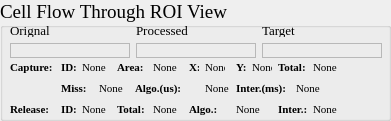
  <widget class="QGroupBox" name="grp_captureROIView">
   <property name="geometry">
    <rect>
     <x>310</x>
     <y>870</y>
     <width>391</width>
     <height>121</height>
    </rect>
   </property>
   <property name="minimumSize">
    <size>
     <width>222</width>
     <height>80</height>
    </size>
   </property>
   <property name="maximumSize">
    <size>
     <width>700</width>
     <height>666</height>
    </size>
   </property>
   <property name="font">
    <font>
     <family>Times New Roman</family>
     <pointsize>14</pointsize>
    </font>
   </property>
   <property name="title">
    <string>Cell Flow Through ROI View</string>
   </property>
   <widget class="QWidget" name="layoutWidget">
    <property name="geometry">
     <rect>
      <x>10</x>
      <y>23</y>
      <width>374</width>
      <height>37</height>
     </rect>
    </property>
    <layout class="QGridLayout" name="gridLayout_11">
     <item row="0" column="0">
      <widget class="QLabel" name="lb_FPSshow_2">
       <property name="minimumSize">
        <size>
         <width>50</width>
         <height>14</height>
        </size>
       </property>
       <property name="maximumSize">
        <size>
         <width>50</width>
         <height>14</height>
        </size>
       </property>
       <property name="font">
        <font>
         <family>Times New Roman</family>
         <pointsize>10</pointsize>
         <weight>50</weight>
         <bold>false</bold>
        </font>
       </property>
       <property name="text">
        <string>Orignal</string>
       </property>
      </widget>
     </item>
     <item row="0" column="1">
      <widget class="QLabel" name="lb_FPSshow_4">
       <property name="minimumSize">
        <size>
         <width>70</width>
         <height>14</height>
        </size>
       </property>
       <property name="maximumSize">
        <size>
         <width>70</width>
         <height>14</height>
        </size>
       </property>
       <property name="font">
        <font>
         <family>Times New Roman</family>
         <pointsize>10</pointsize>
         <weight>50</weight>
         <bold>false</bold>
        </font>
       </property>
       <property name="text">
        <string>Processed</string>
       </property>
      </widget>
     </item>
     <item row="0" column="2">
      <widget class="QLabel" name="lb_FPSshow_5">
       <property name="minimumSize">
        <size>
         <width>70</width>
         <height>14</height>
        </size>
       </property>
       <property name="maximumSize">
        <size>
         <width>70</width>
         <height>14</height>
        </size>
       </property>
       <property name="font">
        <font>
         <family>Times New Roman</family>
         <pointsize>10</pointsize>
         <weight>50</weight>
         <bold>false</bold>
        </font>
       </property>
       <property name="text">
        <string>Target</string>
       </property>
      </widget>
     </item>
     <item row="1" column="0">
      <widget class="QLabel" name="lb_cellFlowThroughROIView_original">
       <property name="minimumSize">
        <size>
         <width>120</width>
         <height>15</height>
        </size>
       </property>
       <property name="maximumSize">
        <size>
         <width>120</width>
         <height>15</height>
        </size>
       </property>
       <property name="font">
        <font>
         <family>Times New Roman</family>
         <pointsize>14</pointsize>
         <weight>50</weight>
         <bold>false</bold>
        </font>
       </property>
       <property name="frameShape">
        <enum>QFrame::StyledPanel</enum>
       </property>
       <property name="text">
        <string/>
       </property>
      </widget>
     </item>
     <item row="1" column="1">
      <widget class="QLabel" name="lb_cellFlowThroughROIView_processed">
       <property name="minimumSize">
        <size>
         <width>120</width>
         <height>15</height>
        </size>
       </property>
       <property name="maximumSize">
        <size>
         <width>120</width>
         <height>15</height>
        </size>
       </property>
       <property name="font">
        <font>
         <family>Times New Roman</family>
         <pointsize>14</pointsize>
         <weight>50</weight>
         <bold>false</bold>
        </font>
       </property>
       <property name="frameShape">
        <enum>QFrame::StyledPanel</enum>
       </property>
       <property name="text">
        <string/>
       </property>
      </widget>
     </item>
     <item row="1" column="2">
      <widget class="QLabel" name="lb_cellFlowThroughROIView_target">
       <property name="minimumSize">
        <size>
         <width>120</width>
         <height>15</height>
        </size>
       </property>
       <property name="maximumSize">
        <size>
         <width>120</width>
         <height>15</height>
        </size>
       </property>
       <property name="font">
        <font>
         <family>Times New Roman</family>
         <pointsize>14</pointsize>
         <weight>50</weight>
         <bold>false</bold>
        </font>
       </property>
       <property name="frameShape">
        <enum>QFrame::StyledPanel</enum>
       </property>
       <property name="text">
        <string/>
       </property>
      </widget>
     </item>
    </layout>
   </widget>
   <widget class="QWidget" name="layoutWidget">
    <property name="geometry">
     <rect>
      <x>10</x>
      <y>60</y>
      <width>333</width>
      <height>59</height>
     </rect>
    </property>
    <layout class="QGridLayout" name="gridLayout_9">
     <item row="0" column="0">
      <widget class="QLabel" name="lb_cameraState_54">
       <property name="minimumSize">
        <size>
         <width>45</width>
         <height>15</height>
        </size>
       </property>
       <property name="maximumSize">
        <size>
         <width>45</width>
         <height>15</height>
        </size>
       </property>
       <property name="font">
        <font>
         <family>Times New Roman</family>
         <pointsize>8</pointsize>
         <weight>75</weight>
         <bold>true</bold>
        </font>
       </property>
       <property name="text">
        <string>Capture:</string>
       </property>
      </widget>
     </item>
     <item row="0" column="1">
      <widget class="QLabel" name="lb_cameraState_52">
       <property name="minimumSize">
        <size>
         <width>15</width>
         <height>15</height>
        </size>
       </property>
       <property name="maximumSize">
        <size>
         <width>15</width>
         <height>15</height>
        </size>
       </property>
       <property name="font">
        <font>
         <family>Times New Roman</family>
         <pointsize>8</pointsize>
         <weight>75</weight>
         <bold>true</bold>
        </font>
       </property>
       <property name="text">
        <string>ID:</string>
       </property>
      </widget>
     </item>
     <item row="0" column="2" colspan="2">
      <widget class="QLabel" name="lb_captureCell_id">
       <property name="minimumSize">
        <size>
         <width>25</width>
         <height>15</height>
        </size>
       </property>
       <property name="maximumSize">
        <size>
         <width>25</width>
         <height>15</height>
        </size>
       </property>
       <property name="font">
        <font>
         <family>Times New Roman</family>
         <pointsize>8</pointsize>
         <weight>50</weight>
         <bold>false</bold>
        </font>
       </property>
       <property name="text">
        <string>None</string>
       </property>
      </widget>
     </item>
     <item row="0" column="4" colspan="2">
      <widget class="QLabel" name="lb_cameraState_33">
       <property name="minimumSize">
        <size>
         <width>27</width>
         <height>15</height>
        </size>
       </property>
       <property name="maximumSize">
        <size>
         <width>27</width>
         <height>15</height>
        </size>
       </property>
       <property name="font">
        <font>
         <family>Times New Roman</family>
         <pointsize>8</pointsize>
         <weight>75</weight>
         <bold>true</bold>
        </font>
       </property>
       <property name="text">
        <string>Area:</string>
       </property>
      </widget>
     </item>
     <item row="0" column="6">
      <widget class="QLabel" name="lb_captureCellArea">
       <property name="minimumSize">
        <size>
         <width>25</width>
         <height>15</height>
        </size>
       </property>
       <property name="maximumSize">
        <size>
         <width>25</width>
         <height>15</height>
        </size>
       </property>
       <property name="font">
        <font>
         <family>Times New Roman</family>
         <pointsize>8</pointsize>
         <weight>50</weight>
         <bold>false</bold>
        </font>
       </property>
       <property name="text">
        <string>None</string>
       </property>
      </widget>
     </item>
     <item row="0" column="7">
      <widget class="QLabel" name="lb_cameraState_34">
       <property name="minimumSize">
        <size>
         <width>10</width>
         <height>15</height>
        </size>
       </property>
       <property name="maximumSize">
        <size>
         <width>10</width>
         <height>15</height>
        </size>
       </property>
       <property name="font">
        <font>
         <family>Times New Roman</family>
         <pointsize>8</pointsize>
         <weight>75</weight>
         <bold>true</bold>
        </font>
       </property>
       <property name="text">
        <string>X:</string>
       </property>
      </widget>
     </item>
     <item row="0" column="8">
      <widget class="QLabel" name="lb_captureCell_X">
       <property name="minimumSize">
        <size>
         <width>20</width>
         <height>15</height>
        </size>
       </property>
       <property name="maximumSize">
        <size>
         <width>20</width>
         <height>15</height>
        </size>
       </property>
       <property name="font">
        <font>
         <family>Times New Roman</family>
         <pointsize>8</pointsize>
         <weight>50</weight>
         <bold>false</bold>
        </font>
       </property>
       <property name="text">
        <string>None</string>
       </property>
      </widget>
     </item>
     <item row="0" column="9">
      <widget class="QLabel" name="lb_cameraState_50">
       <property name="minimumSize">
        <size>
         <width>10</width>
         <height>15</height>
        </size>
       </property>
       <property name="maximumSize">
        <size>
         <width>10</width>
         <height>15</height>
        </size>
       </property>
       <property name="font">
        <font>
         <family>Times New Roman</family>
         <pointsize>8</pointsize>
         <weight>75</weight>
         <bold>true</bold>
        </font>
       </property>
       <property name="text">
        <string>Y:</string>
       </property>
      </widget>
     </item>
     <item row="0" column="10">
      <widget class="QLabel" name="lb_captureCell_Y">
       <property name="minimumSize">
        <size>
         <width>20</width>
         <height>15</height>
        </size>
       </property>
       <property name="maximumSize">
        <size>
         <width>20</width>
         <height>15</height>
        </size>
       </property>
       <property name="font">
        <font>
         <family>Times New Roman</family>
         <pointsize>8</pointsize>
         <weight>50</weight>
         <bold>false</bold>
        </font>
       </property>
       <property name="text">
        <string>None</string>
       </property>
      </widget>
     </item>
     <item row="0" column="11" colspan="2">
      <widget class="QLabel" name="lb_cameraState_51">
       <property name="minimumSize">
        <size>
         <width>27</width>
         <height>15</height>
        </size>
       </property>
       <property name="maximumSize">
        <size>
         <width>27</width>
         <height>15</height>
        </size>
       </property>
       <property name="font">
        <font>
         <family>Times New Roman</family>
         <pointsize>8</pointsize>
         <weight>75</weight>
         <bold>true</bold>
        </font>
       </property>
       <property name="text">
        <string>Total:</string>
       </property>
      </widget>
     </item>
     <item row="0" column="13">
      <widget class="QLabel" name="lb_captureCell_total">
       <property name="minimumSize">
        <size>
         <width>30</width>
         <height>15</height>
        </size>
       </property>
       <property name="maximumSize">
        <size>
         <width>30</width>
         <height>15</height>
        </size>
       </property>
       <property name="font">
        <font>
         <family>Times New Roman</family>
         <pointsize>8</pointsize>
         <weight>50</weight>
         <bold>false</bold>
        </font>
       </property>
       <property name="text">
        <string>None</string>
       </property>
      </widget>
     </item>
     <item row="1" column="1" colspan="2">
      <widget class="QLabel" name="lb_cameraState_81">
       <property name="minimumSize">
        <size>
         <width>27</width>
         <height>15</height>
        </size>
       </property>
       <property name="maximumSize">
        <size>
         <width>27</width>
         <height>15</height>
        </size>
       </property>
       <property name="font">
        <font>
         <family>Times New Roman</family>
         <pointsize>8</pointsize>
         <weight>75</weight>
         <bold>true</bold>
        </font>
       </property>
       <property name="text">
        <string>Miss:</string>
       </property>
      </widget>
     </item>
     <item row="1" column="3" colspan="2">
      <widget class="QLabel" name="lb_captureCell_miss">
       <property name="minimumSize">
        <size>
         <width>30</width>
         <height>15</height>
        </size>
       </property>
       <property name="maximumSize">
        <size>
         <width>30</width>
         <height>15</height>
        </size>
       </property>
       <property name="font">
        <font>
         <family>Times New Roman</family>
         <pointsize>8</pointsize>
         <weight>50</weight>
         <bold>false</bold>
        </font>
       </property>
       <property name="text">
        <string>None</string>
       </property>
      </widget>
     </item>
     <item row="1" column="5" colspan="3">
      <widget class="QLabel" name="lb_cameraState_76">
       <property name="minimumSize">
        <size>
         <width>50</width>
         <height>12</height>
        </size>
       </property>
       <property name="maximumSize">
        <size>
         <width>50</width>
         <height>12</height>
        </size>
       </property>
       <property name="font">
        <font>
         <family>Times New Roman</family>
         <pointsize>8</pointsize>
         <weight>75</weight>
         <bold>true</bold>
        </font>
       </property>
       <property name="text">
        <string>Algo.(us):</string>
       </property>
      </widget>
     </item>
     <item row="1" column="8">
      <widget class="QLabel" name="lb_captureCell_algorithmTime">
       <property name="minimumSize">
        <size>
         <width>25</width>
         <height>15</height>
        </size>
       </property>
       <property name="maximumSize">
        <size>
         <width>25</width>
         <height>15</height>
        </size>
       </property>
       <property name="font">
        <font>
         <family>Times New Roman</family>
         <pointsize>8</pointsize>
         <weight>50</weight>
         <bold>false</bold>
        </font>
       </property>
       <property name="text">
        <string>None</string>
       </property>
      </widget>
     </item>
     <item row="1" column="9" colspan="3">
      <widget class="QLabel" name="lb_cameraState_79">
       <property name="minimumSize">
        <size>
         <width>50</width>
         <height>12</height>
        </size>
       </property>
       <property name="maximumSize">
        <size>
         <width>50</width>
         <height>12</height>
        </size>
       </property>
       <property name="font">
        <font>
         <family>Times New Roman</family>
         <pointsize>8</pointsize>
         <weight>75</weight>
         <bold>true</bold>
        </font>
       </property>
       <property name="text">
        <string>Inter.(ms):</string>
       </property>
      </widget>
     </item>
     <item row="1" column="12" colspan="2">
      <widget class="QLabel" name="lb_captureCell_intervalTime">
       <property name="minimumSize">
        <size>
         <width>30</width>
         <height>12</height>
        </size>
       </property>
       <property name="maximumSize">
        <size>
         <width>30</width>
         <height>12</height>
        </size>
       </property>
       <property name="font">
        <font>
         <family>Times New Roman</family>
         <pointsize>8</pointsize>
         <weight>50</weight>
         <bold>false</bold>
        </font>
       </property>
       <property name="text">
        <string>None</string>
       </property>
      </widget>
     </item>
     <item row="2" column="0">
      <widget class="QLabel" name="lb_cameraState_56">
       <property name="minimumSize">
        <size>
         <width>45</width>
         <height>15</height>
        </size>
       </property>
       <property name="maximumSize">
        <size>
         <width>45</width>
         <height>15</height>
        </size>
       </property>
       <property name="font">
        <font>
         <family>Times New Roman</family>
         <pointsize>8</pointsize>
         <weight>75</weight>
         <bold>true</bold>
        </font>
       </property>
       <property name="text">
        <string>Release:</string>
       </property>
      </widget>
     </item>
     <item row="2" column="1">
      <widget class="QLabel" name="lb_cameraState_58">
       <property name="minimumSize">
        <size>
         <width>15</width>
         <height>15</height>
        </size>
       </property>
       <property name="maximumSize">
        <size>
         <width>15</width>
         <height>15</height>
        </size>
       </property>
       <property name="font">
        <font>
         <family>Times New Roman</family>
         <pointsize>8</pointsize>
         <weight>75</weight>
         <bold>true</bold>
        </font>
       </property>
       <property name="text">
        <string>ID:</string>
       </property>
      </widget>
     </item>
     <item row="2" column="2" colspan="2">
      <widget class="QLabel" name="lb_releaseCell_id">
       <property name="minimumSize">
        <size>
         <width>25</width>
         <height>15</height>
        </size>
       </property>
       <property name="maximumSize">
        <size>
         <width>25</width>
         <height>15</height>
        </size>
       </property>
       <property name="font">
        <font>
         <family>Times New Roman</family>
         <pointsize>8</pointsize>
         <weight>50</weight>
         <bold>false</bold>
        </font>
       </property>
       <property name="text">
        <string>None</string>
       </property>
      </widget>
     </item>
     <item row="2" column="4" colspan="2">
      <widget class="QLabel" name="lb_cameraState_41">
       <property name="minimumSize">
        <size>
         <width>29</width>
         <height>15</height>
        </size>
       </property>
       <property name="maximumSize">
        <size>
         <width>29</width>
         <height>15</height>
        </size>
       </property>
       <property name="font">
        <font>
         <family>Times New Roman</family>
         <pointsize>8</pointsize>
         <weight>75</weight>
         <bold>true</bold>
        </font>
       </property>
       <property name="text">
        <string>Total:</string>
       </property>
      </widget>
     </item>
     <item row="2" column="6">
      <widget class="QLabel" name="lb_releaseCell_total">
       <property name="minimumSize">
        <size>
         <width>30</width>
         <height>15</height>
        </size>
       </property>
       <property name="maximumSize">
        <size>
         <width>30</width>
         <height>15</height>
        </size>
       </property>
       <property name="font">
        <font>
         <family>Times New Roman</family>
         <pointsize>8</pointsize>
         <weight>50</weight>
         <bold>false</bold>
        </font>
       </property>
       <property name="text">
        <string>None</string>
       </property>
      </widget>
     </item>
     <item row="2" column="7" colspan="2">
      <widget class="QLabel" name="lb_cameraState_75">
       <property name="minimumSize">
        <size>
         <width>29</width>
         <height>15</height>
        </size>
       </property>
       <property name="maximumSize">
        <size>
         <width>29</width>
         <height>15</height>
        </size>
       </property>
       <property name="font">
        <font>
         <family>Times New Roman</family>
         <pointsize>8</pointsize>
         <weight>75</weight>
         <bold>true</bold>
        </font>
       </property>
       <property name="text">
        <string>Algo.:</string>
       </property>
      </widget>
     </item>
     <item row="2" column="9" colspan="2">
      <widget class="QLabel" name="lb_releaseCell_algorithmTime">
       <property name="minimumSize">
        <size>
         <width>30</width>
         <height>15</height>
        </size>
       </property>
       <property name="maximumSize">
        <size>
         <width>30</width>
         <height>15</height>
        </size>
       </property>
       <property name="font">
        <font>
         <family>Times New Roman</family>
         <pointsize>8</pointsize>
         <weight>50</weight>
         <bold>false</bold>
        </font>
       </property>
       <property name="text">
        <string>None</string>
       </property>
      </widget>
     </item>
     <item row="2" column="11" colspan="2">
      <widget class="QLabel" name="lb_cameraState_73">
       <property name="minimumSize">
        <size>
         <width>29</width>
         <height>15</height>
        </size>
       </property>
       <property name="maximumSize">
        <size>
         <width>29</width>
         <height>15</height>
        </size>
       </property>
       <property name="font">
        <font>
         <family>Times New Roman</family>
         <pointsize>8</pointsize>
         <weight>75</weight>
         <bold>true</bold>
        </font>
       </property>
       <property name="text">
        <string>Inter.:</string>
       </property>
      </widget>
     </item>
     <item row="2" column="13">
      <widget class="QLabel" name="lb_releaseCell_intervalTime">
       <property name="minimumSize">
        <size>
         <width>30</width>
         <height>15</height>
        </size>
       </property>
       <property name="maximumSize">
        <size>
         <width>30</width>
         <height>15</height>
        </size>
       </property>
       <property name="font">
        <font>
         <family>Times New Roman</family>
         <pointsize>8</pointsize>
         <weight>50</weight>
         <bold>false</bold>
        </font>
       </property>
       <property name="text">
        <string>None</string>
       </property>
      </widget>
     </item>
    </layout>
   </widget>
  </widget>
